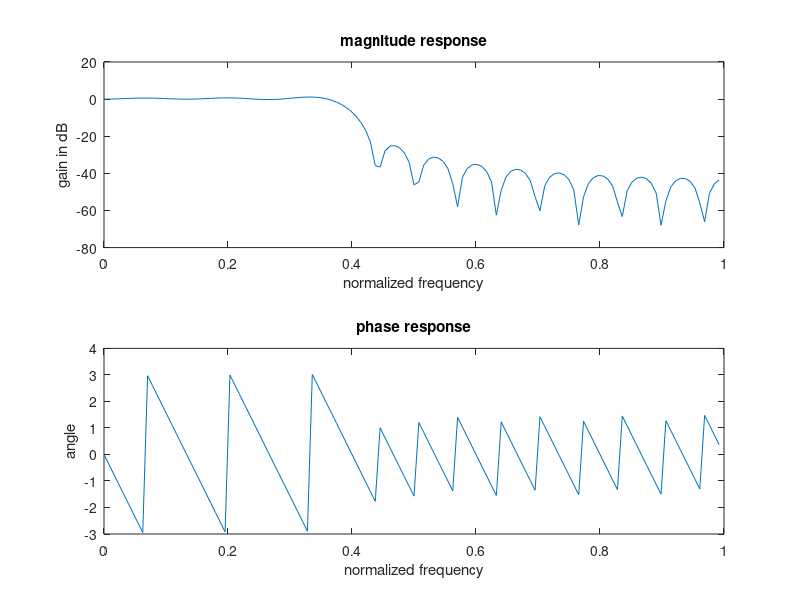

Recreate this plot in MATLAB.
clc;clear all;close all;
n=30
fp=200;fq=300;fs=1000;fn=2*fp/fs;
window=kaiser(n+1,0.5)
b=fir1(n,fn,window)
[H W]=freqz(b,1,128)
subplot(2,1,1)
plot(W/pi,10*log(abs(H)))
title('magnitude response')
ylabel('gain in dB')
xlabel('normalized frequency')
subplot(2,1,2)
plot(W/pi,angle(H))
title('phase response')
ylabel('angle')
xlabel('normalized frequency')